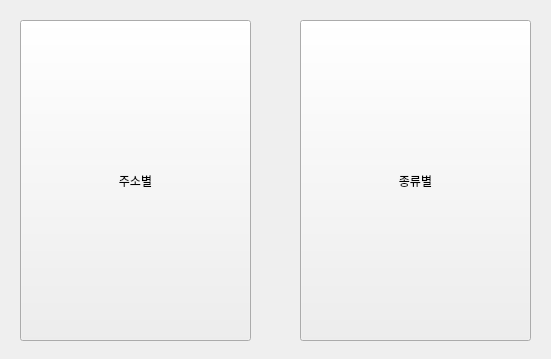
<?xml version="1.0" encoding="UTF-8"?>
<ui version="4.0">
 <class>Form</class>
 <widget class="QWidget" name="Form">
  <property name="geometry">
   <rect>
    <x>0</x>
    <y>0</y>
    <width>551</width>
    <height>359</height>
   </rect>
  </property>
  <property name="windowTitle">
   <string>습득물 서비스</string>
  </property>
  <widget class="QPushButton" name="pushButton_3">
   <property name="geometry">
    <rect>
     <x>20</x>
     <y>20</y>
     <width>231</width>
     <height>321</height>
    </rect>
   </property>
   <property name="text">
    <string>주소별</string>
   </property>
  </widget>
  <widget class="QPushButton" name="pushButton_4">
   <property name="geometry">
    <rect>
     <x>300</x>
     <y>20</y>
     <width>231</width>
     <height>321</height>
    </rect>
   </property>
   <property name="text">
    <string>종류별</string>
   </property>
  </widget>
 </widget>
 <resources/>
 <connections>
  <connection>
   <sender>pushButton_3</sender>
   <signal>clicked()</signal>
   <receiver>Form</receiver>
   <slot>menu_founds_addr()</slot>
   <hints>
    <hint type="sourcelabel">
     <x>106</x>
     <y>126</y>
    </hint>
    <hint type="destinationlabel">
     <x>282</x>
     <y>76</y>
    </hint>
   </hints>
  </connection>
  <connection>
   <sender>pushButton_4</sender>
   <signal>clicked()</signal>
   <receiver>Form</receiver>
   <slot>menu_founds_kind()</slot>
   <hints>
    <hint type="sourcelabel">
     <x>357</x>
     <y>274</y>
    </hint>
    <hint type="destinationlabel">
     <x>273</x>
     <y>268</y>
    </hint>
   </hints>
  </connection>
 </connections>
 <slots>
  <slot>menu_founds_addr()</slot>
  <slot>menu_founds_kind()</slot>
 </slots>
</ui>
